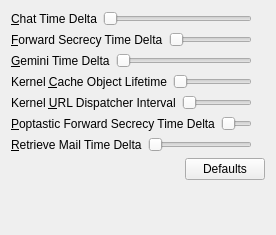
          <widget class="QWidget" name="scrollAreaWidgetContents">
           <property name="geometry">
            <rect>
             <x>0</x>
             <y>0</y>
             <width>276</width>
             <height>235</height>
            </rect>
           </property>
           <layout class="QVBoxLayout" name="verticalLayout_24">
            <item>
             <layout class="QHBoxLayout" name="horizontalLayout_7">
              <item>
               <widget class="QLabel" name="label_6">
                <property name="text">
                 <string>&amp;Chat Time Delta</string>
                </property>
                <property name="buddy">
                 <cstring>chat_time_delta</cstring>
                </property>
               </widget>
              </item>
              <item>
               <widget class="QSlider" name="chat_time_delta">
                <property name="minimum">
                 <number>5</number>
                </property>
                <property name="maximum">
                 <number>600</number>
                </property>
                <property name="orientation">
                 <enum>Qt::Horizontal</enum>
                </property>
               </widget>
              </item>
              <item>
               <widget class="QLabel" name="chat_time_delta_current"/>
              </item>
             </layout>
            </item>
            <item>
             <layout class="QHBoxLayout" name="horizontalLayout_9">
              <item>
               <widget class="QLabel" name="label_8">
                <property name="text">
                 <string>&amp;Forward Secrecy Time Delta</string>
                </property>
                <property name="buddy">
                 <cstring>forward_secrecy_time_delta</cstring>
                </property>
               </widget>
              </item>
              <item>
               <widget class="QSlider" name="forward_secrecy_time_delta">
                <property name="minimum">
                 <number>5</number>
                </property>
                <property name="maximum">
                 <number>600</number>
                </property>
                <property name="orientation">
                 <enum>Qt::Horizontal</enum>
                </property>
               </widget>
              </item>
              <item>
               <widget class="QLabel" name="forward_secrecy_time_delta_current"/>
              </item>
             </layout>
            </item>
            <item>
             <layout class="QHBoxLayout" name="horizontalLayout_8">
              <item>
               <widget class="QLabel" name="label_7">
                <property name="text">
                 <string>&amp;Gemini Time Delta</string>
                </property>
                <property name="buddy">
                 <cstring>gemini_time_delta</cstring>
                </property>
               </widget>
              </item>
              <item>
               <widget class="QSlider" name="gemini_time_delta">
                <property name="minimum">
                 <number>5</number>
                </property>
                <property name="maximum">
                 <number>600</number>
                </property>
                <property name="orientation">
                 <enum>Qt::Horizontal</enum>
                </property>
               </widget>
              </item>
              <item>
               <widget class="QLabel" name="gemini_time_delta_current"/>
              </item>
             </layout>
            </item>
            <item>
             <layout class="QHBoxLayout" name="horizontalLayout_6">
              <item>
               <widget class="QLabel" name="label_5">
                <property name="text">
                 <string>Kernel &amp;Cache Object Lifetime</string>
                </property>
                <property name="buddy">
                 <cstring>kernel_cache_object_lifetime</cstring>
                </property>
               </widget>
              </item>
              <item>
               <widget class="QSlider" name="kernel_cache_object_lifetime">
                <property name="minimum">
                 <number>5</number>
                </property>
                <property name="maximum">
                 <number>600</number>
                </property>
                <property name="orientation">
                 <enum>Qt::Horizontal</enum>
                </property>
               </widget>
              </item>
              <item>
               <widget class="QLabel" name="kernel_cache_object_lifetime_current"/>
              </item>
             </layout>
            </item>
            <item>
             <layout class="QHBoxLayout" name="horizontalLayout_14">
              <item>
               <widget class="QLabel" name="label_14">
                <property name="text">
                 <string>Kernel &amp;URL Dispatcher Interval</string>
                </property>
                <property name="buddy">
                 <cstring>kernel_url_dispatcher</cstring>
                </property>
               </widget>
              </item>
              <item>
               <widget class="QSlider" name="kernel_url_dispatcher">
                <property name="minimum">
                 <number>5</number>
                </property>
                <property name="maximum">
                 <number>600</number>
                </property>
                <property name="orientation">
                 <enum>Qt::Horizontal</enum>
                </property>
               </widget>
              </item>
              <item>
               <widget class="QLabel" name="kernel_url_dispatcher_current"/>
              </item>
             </layout>
            </item>
            <item>
             <layout class="QHBoxLayout" name="horizontalLayout_12">
              <item>
               <widget class="QLabel" name="label_11">
                <property name="text">
                 <string>&amp;Poptastic Forward Secrecy Time Delta</string>
                </property>
                <property name="buddy">
                 <cstring>poptastic_forward_secrecy_time_delta</cstring>
                </property>
               </widget>
              </item>
              <item>
               <widget class="QSlider" name="poptastic_forward_secrecy_time_delta">
                <property name="minimum">
                 <number>5</number>
                </property>
                <property name="maximum">
                 <number>600</number>
                </property>
                <property name="orientation">
                 <enum>Qt::Horizontal</enum>
                </property>
               </widget>
              </item>
              <item>
               <widget class="QLabel" name="poptastic_forward_secrecy_time_delta_current"/>
              </item>
             </layout>
            </item>
            <item>
             <layout class="QHBoxLayout" name="horizontalLayout_11">
              <item>
               <widget class="QLabel" name="label_10">
                <property name="text">
                 <string>&amp;Retrieve Mail Time Delta</string>
                </property>
                <property name="buddy">
                 <cstring>retrieve_mail_time_delta</cstring>
                </property>
               </widget>
              </item>
              <item>
               <widget class="QSlider" name="retrieve_mail_time_delta">
                <property name="minimum">
                 <number>5</number>
                </property>
                <property name="maximum">
                 <number>600</number>
                </property>
                <property name="orientation">
                 <enum>Qt::Horizontal</enum>
                </property>
               </widget>
              </item>
              <item>
               <widget class="QLabel" name="retrieve_mail_time_delta_current"/>
              </item>
             </layout>
            </item>
            <item>
             <layout class="QHBoxLayout" name="horizontalLayout_13">
              <item>
               <spacer name="horizontalSpacer_7">
                <property name="orientation">
                 <enum>Qt::Horizontal</enum>
                </property>
                <property name="sizeHint" stdset="0">
                 <size>
                  <width>40</width>
                  <height>20</height>
                 </size>
                </property>
               </spacer>
              </item>
              <item>
               <widget class="QPushButton" name="defaults">
                <property name="text">
                 <string>Defaults</string>
                </property>
               </widget>
              </item>
             </layout>
            </item>
            <item>
             <spacer name="verticalSpacer_3">
              <property name="orientation">
               <enum>Qt::Vertical</enum>
              </property>
              <property name="sizeHint" stdset="0">
               <size>
                <width>20</width>
                <height>40</height>
               </size>
              </property>
             </spacer>
            </item>
           </layout>
          </widget>
